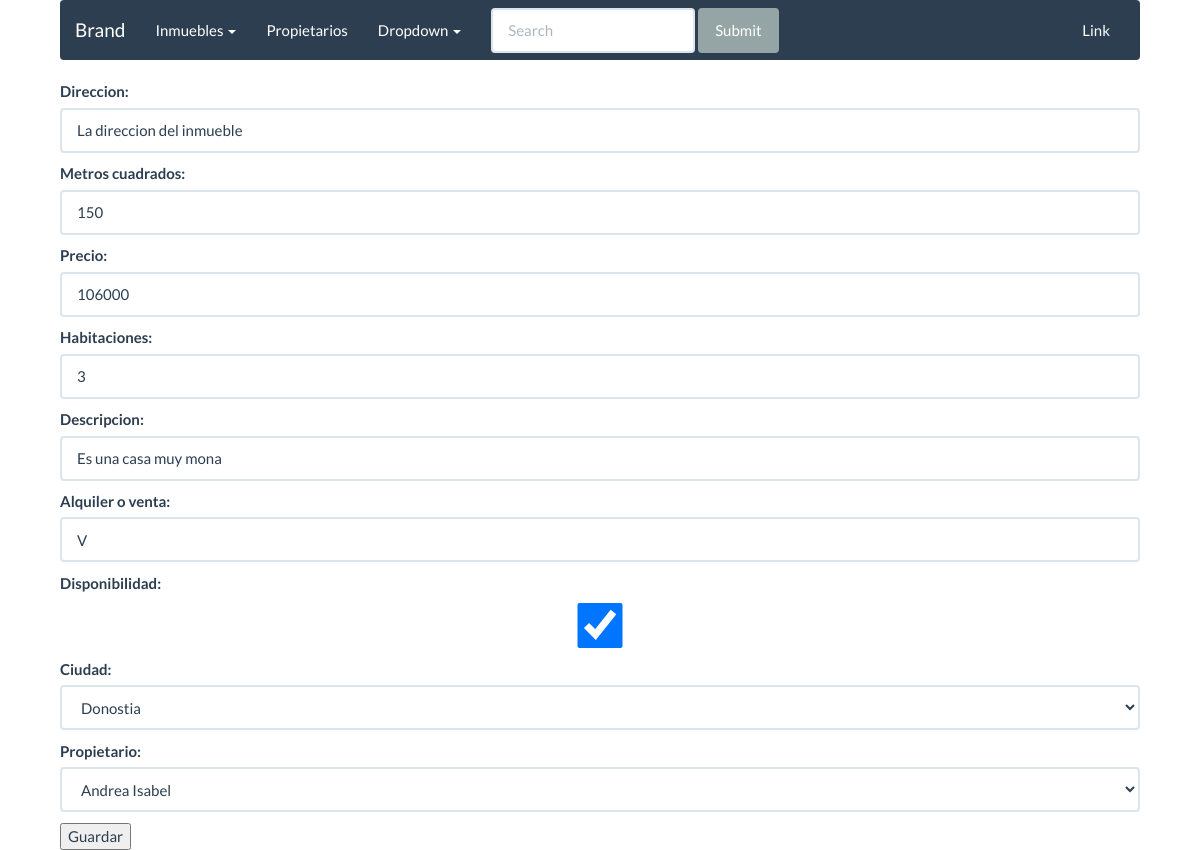
Page /inmuebles/editar/1/ on the committed database.
### apps/inmuebles/models.py (models this page shows, shortened)
class Inmueble(models.Model):
	direccion = models.CharField(max_length=150)
	metros = models.IntegerField()
	precio = models.IntegerField()
	habitaciones = models.IntegerField()
	descripccion = models.CharField(max_length=300)
	opcion = models.CharField(max_length=2)
	disponibilidad = models.BooleanField()
	ciudad = models.ForeignKey(Ciudad, null=True, blank=True, on_delete=models.CASCADE)
	propietario = models.ForeignKey(Propietario, null=True, blank=True, on_delete=models.CASCADE)
	alqui = models.ManyToManyField(Cliente, through='alquiler', blank=True)
	comprar = models.ManyToManyField(Cliente, blank=True, related_name='comprar')

### apps/inmuebles/views.py (the view)
# urls.py: url(r'^editar/(?P<pk>\d+)/$', inmueble_edit.as_view(), name='inmueble_editar'),
class inmueble_edit(UpdateView):
	model = Inmueble
	form_class = InmuebleForm
	template_name = 'inmuebles/inmuebles_form.html'
	success_url = reverse_lazy("inmuebles")

### apps/ciudades/models.py (called while the page is built)
	def __str__(self):
		return '{}'.format(self.nombre)

### apps/propietarios/models.py (called while the page is built)
	def __str__(self):
		return '{}'.format(self.nombre)

### templates/inmuebles/inmuebles_form.html (shortened to what this page needs)
{% extends 'base/base.html' %}
{% block content %}
	<form method="post">
		{{ form.as_p }}
		<button type="submit">Guardar</button>
	</form>
{% endblock %}

### templates/base/base.html (style rules this page uses)
body { width: 90%;margin:auto; }

### rows in the picture
Inmueble: direccion "La direccion del inmueble", metros "150", precio "106000", habitaciones "3", descripccion "Es una casa muy mona", opcion "V", disponibilidad "☑", ciudad "Donostia", propietario "Andrea Isabel"
